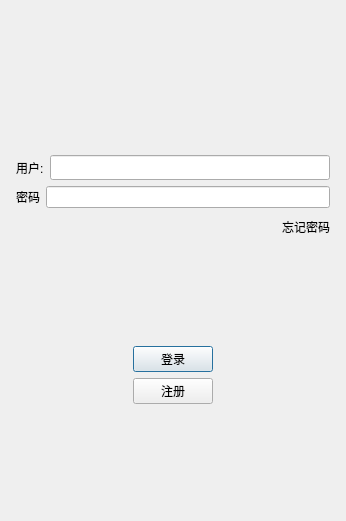
<?xml version="1.0" encoding="UTF-8"?>
<ui version="4.0">
 <class>loginDialog</class>
 <widget class="QDialog" name="loginDialog">
  <property name="geometry">
   <rect>
    <x>0</x>
    <y>0</y>
    <width>346</width>
    <height>521</height>
   </rect>
  </property>
  <property name="maximumSize">
   <size>
    <width>346</width>
    <height>521</height>
   </size>
  </property>
  <property name="windowTitle">
   <string>Dialog</string>
  </property>
  <layout class="QVBoxLayout" name="verticalLayout_2">
   <item>
    <layout class="QVBoxLayout" name="verticalLayout">
     <property name="leftMargin">
      <number>5</number>
     </property>
     <property name="topMargin">
      <number>5</number>
     </property>
     <property name="rightMargin">
      <number>5</number>
     </property>
     <property name="bottomMargin">
      <number>5</number>
     </property>
     <item>
      <widget class="QWidget" name="widget" native="true">
       <layout class="QGridLayout" name="gridLayout">
        <item row="0" column="0">
         <widget class="QLabel" name="label">
          <property name="maximumSize">
           <size>
            <width>300</width>
            <height>300</height>
           </size>
          </property>
          <property name="text">
           <string/>
          </property>
          <property name="pixmap">
           <pixmap resource="rc.qrc">:/res/111.jpeg</pixmap>
          </property>
          <property name="alignment">
           <set>Qt::AlignmentFlag::AlignCenter</set>
          </property>
          <property name="wordWrap">
           <bool>false</bool>
          </property>
         </widget>
        </item>
       </layout>
      </widget>
     </item>
     <item>
      <spacer name="verticalSpacer_3">
       <property name="orientation">
        <enum>Qt::Orientation::Vertical</enum>
       </property>
       <property name="sizeHint" stdset="0">
        <size>
         <width>20</width>
         <height>40</height>
        </size>
       </property>
      </spacer>
     </item>
     <item>
      <layout class="QHBoxLayout" name="horizontalLayout">
       <item>
        <widget class="QLabel" name="user_label">
         <property name="minimumSize">
          <size>
           <width>0</width>
           <height>25</height>
          </size>
         </property>
         <property name="maximumSize">
          <size>
           <width>16777215</width>
           <height>25</height>
          </size>
         </property>
         <property name="text">
          <string>用户:</string>
         </property>
        </widget>
       </item>
       <item>
        <widget class="QLineEdit" name="user_edit">
         <property name="minimumSize">
          <size>
           <width>0</width>
           <height>25</height>
          </size>
         </property>
         <property name="maximumSize">
          <size>
           <width>16777215</width>
           <height>25</height>
          </size>
         </property>
        </widget>
       </item>
      </layout>
     </item>
     <item>
      <layout class="QHBoxLayout" name="horizontalLayout_2">
       <item>
        <widget class="QLabel" name="password_label">
         <property name="maximumSize">
          <size>
           <width>16777215</width>
           <height>25</height>
          </size>
         </property>
         <property name="text">
          <string>密码</string>
         </property>
        </widget>
       </item>
       <item>
        <widget class="QLineEdit" name="password_edit">
         <property name="maximumSize">
          <size>
           <width>16777215</width>
           <height>25</height>
          </size>
         </property>
        </widget>
       </item>
      </layout>
     </item>
     <item>
      <layout class="QHBoxLayout" name="horizontalLayout_3">
       <item>
        <spacer name="horizontalSpacer">
         <property name="orientation">
          <enum>Qt::Orientation::Horizontal</enum>
         </property>
         <property name="sizeHint" stdset="0">
          <size>
           <width>40</width>
           <height>20</height>
          </size>
         </property>
        </spacer>
       </item>
       <item>
        <widget class="QLabel" name="forget_label">
         <property name="minimumSize">
          <size>
           <width>0</width>
           <height>25</height>
          </size>
         </property>
         <property name="maximumSize">
          <size>
           <width>16777215</width>
           <height>25</height>
          </size>
         </property>
         <property name="text">
          <string>忘记密码</string>
         </property>
        </widget>
       </item>
      </layout>
     </item>
     <item>
      <spacer name="verticalSpacer">
       <property name="orientation">
        <enum>Qt::Orientation::Vertical</enum>
       </property>
       <property name="sizeHint" stdset="0">
        <size>
         <width>20</width>
         <height>40</height>
        </size>
       </property>
      </spacer>
     </item>
     <item>
      <layout class="QHBoxLayout" name="horizontalLayout_4">
       <item>
        <spacer name="horizontalSpacer_2">
         <property name="orientation">
          <enum>Qt::Orientation::Horizontal</enum>
         </property>
         <property name="sizeHint" stdset="0">
          <size>
           <width>40</width>
           <height>20</height>
          </size>
         </property>
        </spacer>
       </item>
       <item>
        <widget class="QPushButton" name="login_btn">
         <property name="maximumSize">
          <size>
           <width>100</width>
           <height>30</height>
          </size>
         </property>
         <property name="text">
          <string>登录</string>
         </property>
        </widget>
       </item>
       <item>
        <spacer name="horizontalSpacer_3">
         <property name="orientation">
          <enum>Qt::Orientation::Horizontal</enum>
         </property>
         <property name="sizeHint" stdset="0">
          <size>
           <width>40</width>
           <height>20</height>
          </size>
         </property>
        </spacer>
       </item>
      </layout>
     </item>
     <item>
      <layout class="QHBoxLayout" name="horizontalLayout_5">
       <item>
        <spacer name="horizontalSpacer_4">
         <property name="orientation">
          <enum>Qt::Orientation::Horizontal</enum>
         </property>
         <property name="sizeHint" stdset="0">
          <size>
           <width>40</width>
           <height>20</height>
          </size>
         </property>
        </spacer>
       </item>
       <item>
        <widget class="QPushButton" name="reg_btn">
         <property name="maximumSize">
          <size>
           <width>100</width>
           <height>30</height>
          </size>
         </property>
         <property name="text">
          <string>注册</string>
         </property>
        </widget>
       </item>
       <item>
        <spacer name="horizontalSpacer_5">
         <property name="orientation">
          <enum>Qt::Orientation::Horizontal</enum>
         </property>
         <property name="sizeHint" stdset="0">
          <size>
           <width>40</width>
           <height>20</height>
          </size>
         </property>
        </spacer>
       </item>
      </layout>
     </item>
     <item>
      <spacer name="verticalSpacer_2">
       <property name="orientation">
        <enum>Qt::Orientation::Vertical</enum>
       </property>
       <property name="sizeHint" stdset="0">
        <size>
         <width>20</width>
         <height>40</height>
        </size>
       </property>
      </spacer>
     </item>
    </layout>
   </item>
  </layout>
 </widget>
 <resources>
  <include location="rc.qrc"/>
 </resources>
 <connections/>
</ui>
